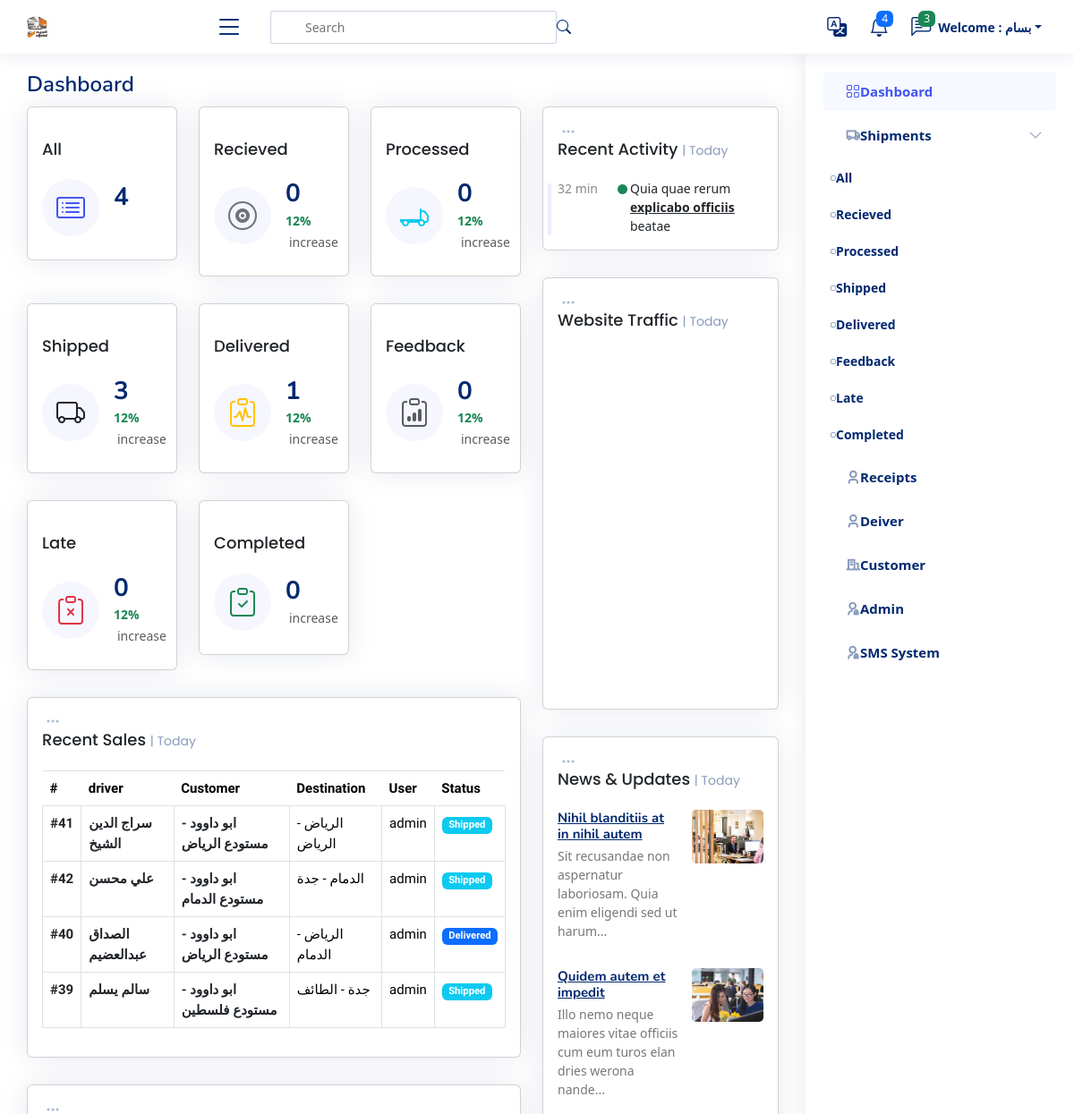
Before: / (signed in, upper part) with the older database file.
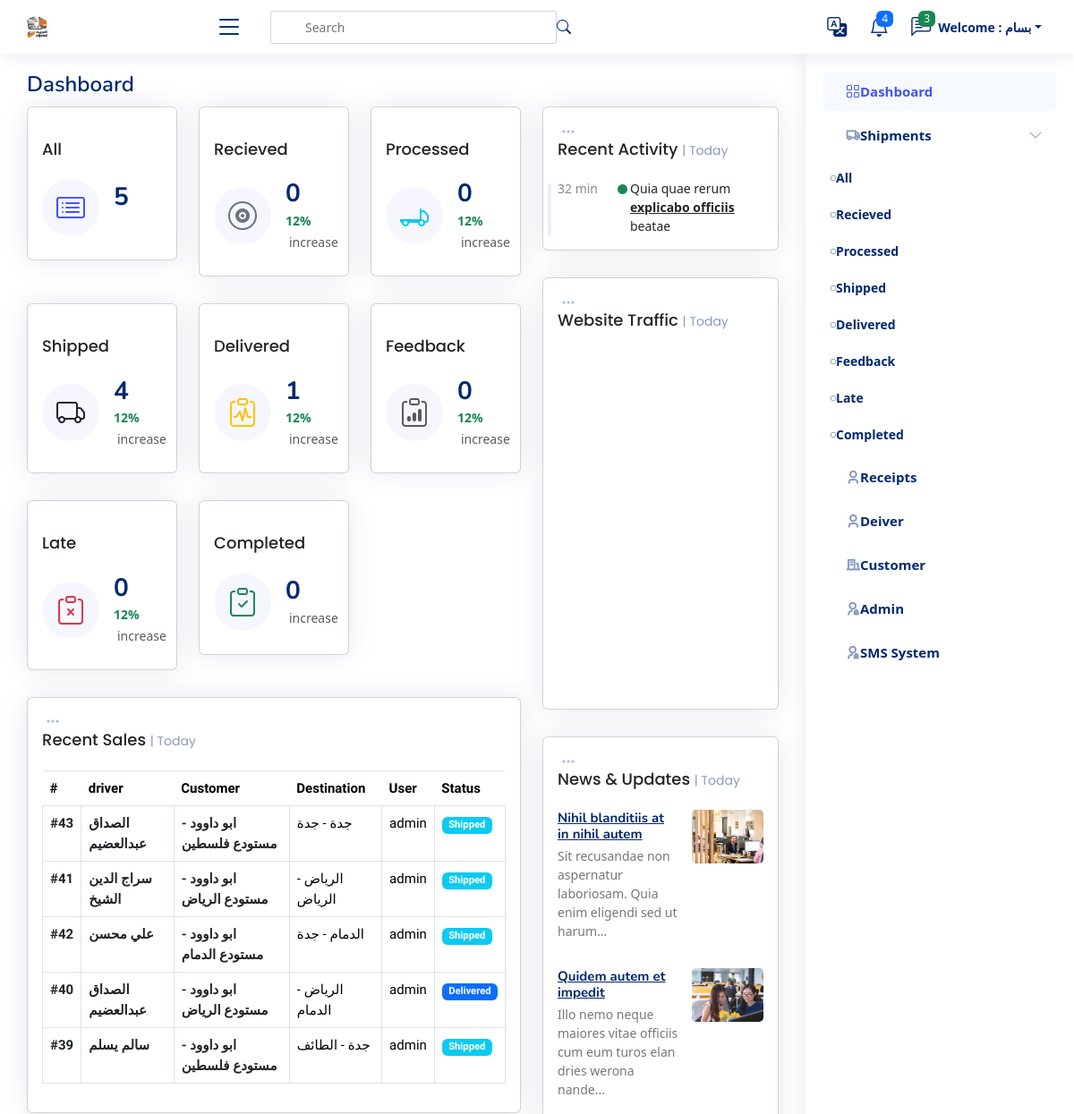
After: the same page with the newer database file.
### shipments/models.py (models this page shows, shortened)
class Shipment(models.Model):
    user = models.ForeignKey(User,  related_name='shipments_user', on_delete=models.SET_NULL, null=True)
    driver = models.ForeignKey(Driver,  related_name='shipments_driver', on_delete=models.SET_NULL, null=True)
    customer_branch = models.ForeignKey(Branch, related_name='shipments_company', on_delete=models.SET_NULL, null=True)
    fare = models.IntegerField(_("Fare"))
    premium = models.IntegerField(_("Premium"), null=True, blank=True)
    fare_return = models.IntegerField(_("Return"), null=True, blank=True)
    code = models.ImageField(blank=True, null=True, upload_to='code')
    days_stayed = models.IntegerField(_("Days Stayed "), null=True, blank=True)
    stay_cost = models.IntegerField(_("Stay Cost") , null=True, blank=True)
    deducted = models.IntegerField(_("Deducted") , null=True, blank=True)
    status = models.TextField(_("Status"), choices=STATUS, null=True, blank=True, default=STATUS[0][0])
    destination = models.ForeignKey(City, verbose_name=_("Destination"), on_delete=models.CASCADE, null=True, blank=True)
    created_at = models.DateTimeField(_("Create At"), default=timezone.now)
    expected_arrival_date = models.DateTimeField(_("Expected Arrival Date"), null=True, blank=True, default=timezone.now)
    actual_delivery_date = models.DateTimeField(_("Actual Delivery Date "), null=True, blank=True, default=timezone.now)
    notes = models.TextField(_("Notes"), null=True, blank=True)

class City(models.Model):
    name_ar = models.CharField(_("City Arabic"), max_length=50)
    name_en = models.CharField(_("City English"), max_length=50)
    def __str__(self):
        return self.name_ar

### drivers/models.py (models this page shows)
class Driver(models.Model):
    name = models.CharField(_("Driver Name"), max_length=120)
    phone = models.CharField(_("Driver Phone"), max_length=120)
    id_number = models.CharField(_("Driver Id Number"), max_length=10, null=True, blank=True)
    language = models.CharField(_("Driver Language"),  max_length=120, choices=LANGUAHE, null=True, blank=True)
    truck_type =models.CharField(_("Truck Type"), max_length=120, choices=TRUCK_TYPE, null=True, blank=True)
    rate = models.IntegerField(_("Rate"), null=True, blank=True)
    image_id = models.ImageField(_("Driver Image"), null=True, blank=True, upload_to='driver_image', default='driver_image/id_defult.png')
    def __str__(self) -> str:
        return self.name

### customers/models.py (models this page shows)
class Branch(models.Model):
    customers = models.ForeignKey(Customers, related_name='branch_customers', on_delete=models.CASCADE)
    name = models.CharField(_("Name"),max_length=255)
    city = models.CharField(_("City"),max_length=255)
    def __str__(self):
        return f'{self.customers} - {self.name}'

class Customers(models.Model):
    name = models.CharField(max_length=255)
    def __str__(self):
        return self.name

### settings/views.py (the view)
# urls.py: 2. Add a URL to urlpatterns:  path('', views.home, name='home')
def home(request):
    if request.user.is_authenticated and request.user.is_superuser:
        shipments = Shipment.objects.select_related('driver', 'customer_branch', 'user').all().order_by('-created_at')
        recieved_shipment = Shipment.objects.all().filter(status='Recieved')
        processed_shipment = Shipment.objects.all().filter(status='Processed')
        shipped_shipment = Shipment.objects.all().filter(status='Shipped')
        delivered_shipment = Shipment.objects.all().filter(status='Delivered')
        feedback_shipment = Shipment.objects.all().filter(status='Feedback')
        late_shipment = Shipment.objects.all().filter(status='late')
        completed_shipment = Shipment.objects.all().filter(status='Completed')
        context = {
            'shipments':shipments,
            'recieved_shipment':recieved_shipment,
            'processed_shipment':processed_shipment,
            'shipped_shipment':shipped_shipment,
            'delivered_shipment':delivered_shipment,
            'feedback_shipment':feedback_shipment,
            'late_shipment':late_shipment,
            'completed_shipment':completed_shipment,
        }
        return render(request, 'settings/home.html', context)
    elif request.user.is_authenticated :
            return redirect('shipment_list', status='All')
    else:
        return redirect('login')

### templates/settings/home.html (shortened to what the changed rows need)
{% extends 'base.html' %}
{% load static %}
{% load i18n %}
{% block body %}
<main id="main" class="main">
  <div class="pagetitle">
    <h1>{% translate "Dashboard" %}</h1>
  </div>
  <section class="section dashboard">
    <div class="row">
      <div class="col-lg-8">
        <div class="row">
          <div class="col-xxl-4 col-md-4">
            <a href="{% url 'shipment_list' status='All' %}" style="text-decoration: none;">
              <div class="card info-card sales-card">
                <div class="card-body">
                  <div class="d-flex align-items-center">
                    <div class="ps-3">
                      <h6>{{shipments|length}}</h6>
                       <span
                        class="text-muted small pt-2 ps-1"></span>
                    </div>
                  </div>
                </div>
              </div>
            </a>
          </div>
          <div class="col-xxl-4 col-md-4">
            <a href="{% url 'shipment_list' status='Shipped' %}" style="text-decoration: none;">
              <div class="card info-card sales-card">
                <div class="card-body">
                  <div class="d-flex align-items-center">
                    <div class="ps-3">
                      <h6>{{shipped_shipment|length}}</h6>
                      <span class="text-success small pt-1 fw-bold">12%</span> <span
                        class="text-muted small pt-2 ps-1">increase</span>
                    </div>
                  </div>
                </div>
              </div>
            </a>
          </div>
          <div class="col-12">
            <div class="card recent-sales overflow-auto">
              <div class="card-body">
                <table class="table table-bordered table-borderless datatable">
                  <thead>
                    <tr>
                      <th scope="col">#</th>
                      <th scope="col">driver</th>
                      <th scope="col">Customer</th>
                      <th scope="col">Destination</th>
                      <th scope="col">User</th>
                      <th scope="col">Status</th>
                    </tr>
                  </thead>
                  <tbody>
                    {% for shipment in shipments %}
                    <tr >
                      <th scope="row"><a href="#" class="link-dark" style="text-decoration: none;">#{{shipment.id}}</a></th>
                      <th scope="row"><a href="#" class="link-dark"  style="text-decoration: none;">{{shipment.driver}}</a></th>
                      <th scope="row"><a href="#" class="link-dark"  style="text-decoration: none;">{{shipment.customer_branch}}</a></th>
                      <td>{{shipment.customer_branch.city}} - {{shipment.destination}}</td>
                      <td>{{shipment.user}}</td>
                      <td><span class="badge
                        {% if shipment.status == 'Recieved' %} bg-primary
                        {% elif shipment.status == 'Processed' %} bg-secondary
                        {% elif shipment.status == 'Shipped' %} bg-info
                        {% elif shipment.status == 'Delivered' %} bg-primary
                        {% elif shipment.status == 'Feedback' %} bg-warning
                        {% elif shipment.status == 'Completed' %} bg-success
                        {% endif %} ">{{shipment.status}}</span></td>
                    </tr>
                    {% endfor %}
                  </tbody>
                </table>
              </div>
            </div>
          </div>
          <div class="col-12">
            <div class="card">
              <div class="filter">
                <a class="icon" href="#" data-bs-toggle="dropdown"><i class="bi bi-three-dots"></i></a>
              </div>
            </div>
          </div>
        </div>
      </div>
    </div>
  </section>
</main>
{% endblock %}

Changed rows visible on the page:
added Shipment: id "43", driver "الصداق عبدالعضيم", customer_branch "ابو داوود - مستودع فلسطين", customer_branch.city "جدة", destination "جدة", user "admin", status "Shipped"
Other visible differences:
{{ shipments|length }}: "4" → "5"
{{ shipped_shipment|length }}: "3" → "4"
